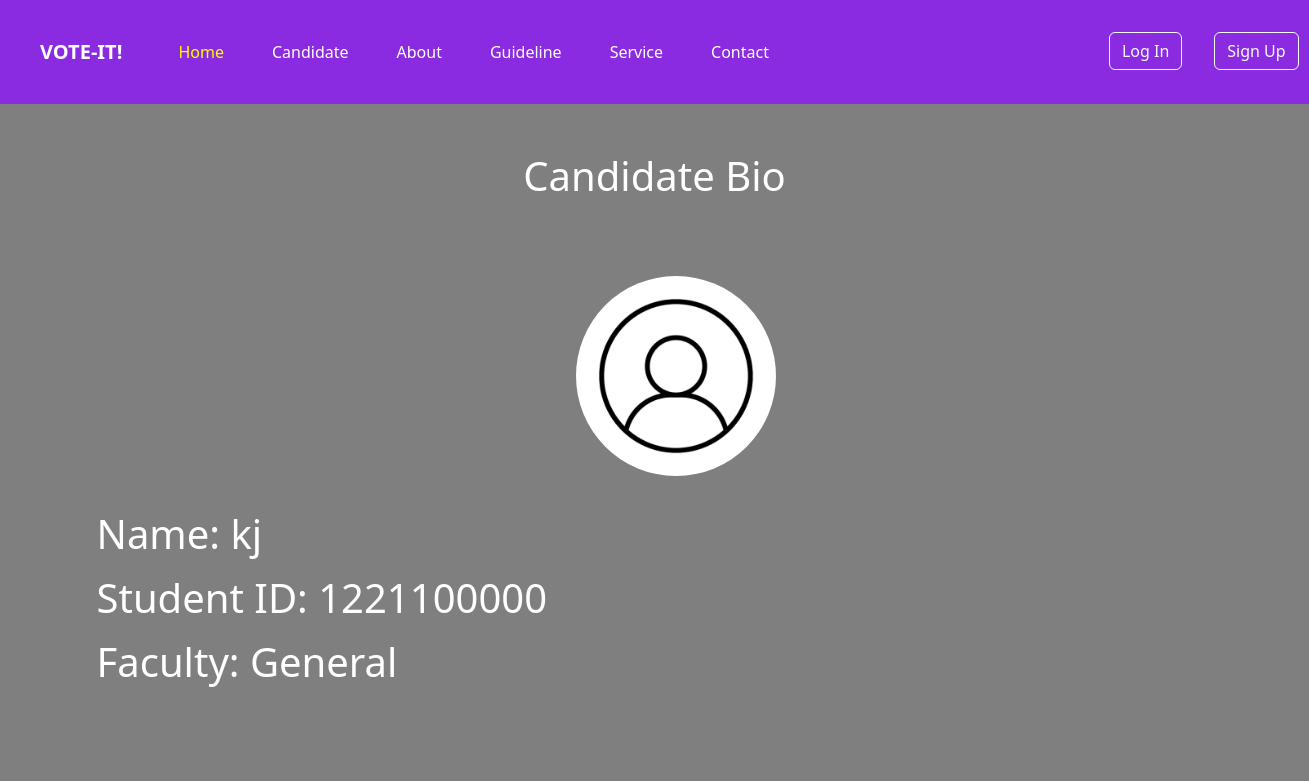
Page /candidate_biodata/1 on the committed database.
### application/models.py (models this page shows, shortened)
class Candidate(db.Model):
      id = db.Column(db.Integer , primary_key = True)
      candidate_name = db.Column(db.String(100) , nullable=False)
      candidate_age = db.Column(db.String(100) , nullable=False)
      candidate_id = db.Column(db.Integer , nullable=False)
      candidate_faculty = db.Column(db.String(100) , nullable=False)
      candidate_level = db.Column(db.String(100) , nullable=False)
      candidate_quote = db.Column(db.String(500) , nullable=False)
      candidate_photo_filename = db.Column(db.String(), default='candidate_image.jpg' , nullable = True)
      candidate_id = db.Column(db.Integer , db.ForeignKey('candidate.id') , nullable = False)
      vote = db.relationship('Vote1' , backref = 'candidate' , lazy = True)
      candidate_resume = db.Column(db.String(), default = 'None')
      candidate_manifesto = db.Column(db.String(500) , nullable=True)

### application/routes.py (the view)
@app.route('/candidate_biodata/<int:candidate_id>')
def candidate_biodata(candidate_id):
   candidate = Candidate.query.get_or_404(candidate_id)
   return render_template('candidate_biodata.html' , candidate_name = candidate.candidate_name, candidate = candidate , candidate_resume = candidate.candidate_resume , candidate_manifesto = candidate.candidate_manifesto)

### application/templates/candidate_biodata.html (shortened to what this page needs)
<!DOCTYPE html>
<html lang="en">
<head>
    <link rel="stylesheet" href="../static/styles1.css" >
    <link href="https://cdn.jsdelivr.net/npm/bootstrap@5.2.3/dist/css/bootstrap.min.css" rel="stylesheet">
</head>
<body class="candidate-biodata-pageWallpaper">
    <nav id="navbarBackground" class="navbar navbar-expand-lg">
        <div class="container-fluid p-4">
            <a id="title" class="navbar-brand px-3" href="#">VOTE-IT!</a>
            <div class="collapse navbar-collapse "  id="navbarSupportedContent">
              <ul  class="navbar-nav me-auto mb-2 mb-lg-0 ">
                <li id="navSections" class="nav-item px-3">
                  <a style="color: yellow;" id="Navlink" class="nav-link active" href="{{url_for('home')}}">Home</a>
                </li>
                <li id="navSections" class="nav-item px-3">
                  <a  id="Navlink" class="nav-link" href="{{url_for('candidates')}}">Candidate</a>
                </li>
                <li id="navSections" class="nav-item px-3">
                  <a  id="Navlink" class="nav-link" href="{{url_for('about')}}">About</a>
                </li>
                <li id="navSections" class="nav-item px-3 ">
                  <a  id="Navlink" class="nav-link" href="{{url_for('guidelines')}}" role="button" >
                    Guideline
                  </a>
                </li>
                 <li id="navSections" class="nav-item px-3">
                  <a id="Navlink" class="nav-link" href="{{url_for('service')}}">Service</a>
                </li>
                <li id="navSections" class="nav-item px-3">
                  <a id="Navlink" class="nav-link" href="{{url_for('contact')}}">Contact</a>
                </li>
                {% if current_user.is_authenticated %}
                <li id="navSections" class="nav-item px-3">
                   <button id="CurrentUserProfile" type="button" class="btn btn-primary" data-bs-toggle="modal" data-bs-target="#exampleModal">
                    {{ current_user.username }}
                   </button>
            <div class="modal fade" id="exampleModal" tabindex="-1" aria-labelledby="exampleModalLabel" aria-hidden="true">
             <div class="modal-dialog">
               <div class="modal-content">
                 <div class="modal-header">
                    <h1 class="modal-title fs-5" id="exampleModalLabel">User Profile</h1>
                      <button type="button" class="btn-close" data-bs-dismiss="modal" aria-label="Close"></button>
                         </div>
                            <div class="modal-body">
                               <p>Username :   {{ current_user.username }}</p>
                               <p> Email : {{ current_user.email }}</p>
                               <p>Role : <a class="role text-success">Student</a> </p>
                            </div>
                            <div class="modal-footer">
                              <a href="{{url_for('profile')}}"><button type="button" class="btn btn-secondary" data-bs-dismiss="modal">View Profile</button></a>
                              <a href="{{url_for('logout')}}"> <button type="button" class="btn btn-primary">Logout</button></a>
                            </div>
                       </div>
                    </div>
                </div>
                </li>
                {% else %}
                <li id="navSections" class="nav-item px-3">
                    <a href="{{url_for('login')}}"><button class="btn btn-outline-light" style="position: relative; left: 300px; ">Log In</button></a>
                </li>
                <li id="navSections" class="nav-item px-3">
                    <a href="{{url_for('register')}}"><button class="btn btn-outline-light" style="position: relative; left: 300px; ">Sign Up</button></a>
                </li>
                {% endif %}
              </ul>
            </div>
        </div>
    </nav>
    <div class="candidate_biodata_content">
        <h1 class="text-center text-white p-5">Candidate Bio</h1>
        <div class="container">
            <div class="candidate_photo">
                {% if candidate.candidate_photo_filename == 'candidate_image.jpg' %}
                <img class="rounded-circle" src="{{ url_for('static', filename='candidate_profile_pics/candidate_image.jpg') }}" alt="candidate image" style="height: 200px; width: 200px; margin-top: 20px; margin-bottom: 10px; margin-left: 43%;">
                {% else %}
                <img class="rounded-circle" src="{{ url_for('static', filename='candidate_profile_pics/' + candidate.candidate_photo_filename) }}" alt="candidate image" style="height: 200px; width: 200px; margin-top: 20px; margin-bottom: 10px; margin-left: 43%;">
                {% endif %}
            </div><br>
        <div class="candidate_name">
            <p class="text-white display-6">Name: <a style="text-decoration: none; color: white;" href="{{url_for('candidate_biodata' , candidate_id = candidate.id )}}">{{ candidate.candidate_name }}</a></p>
        </div>
        <div class="candidate_ID">
            <p class="text-white display-6">Student ID: {{ candidate.candidate_id }}</p>
        </div>
        <div class="candidate_faculty">
            <p class="text-white display-6">Faculty: {{ candidate.candidate_faculty }}</p>
        </div>
        <div class="candidate_academic_level">
            <p class="text-white display-6">Academic Level: {{ candidate.candidate_level }}</p>
        </div>
        </div>
        </div>
</body>
</html>

### application/static/styles1.css (style rules this page uses)
#title { font-weight: 700; color: white; }
#navbarBackground { background-color: blueviolet; }
#Navlink { color: white; transition: 0.7s; }
.candidate-biodata-pageWallpaper { background: linear-gradient(to top, rgba(0,0,0,0.5)50%,rgba(0,0,0,0.5)50%), url(https://www.mmu.edu.my/wp-content/uploads/2022/12/1280_720_2.jpeg); background-size: cover; background-position: center; background-attachment: fixed; overflow: hidden; }
.candidate_biodata_content { overflow: scroll; height: 607px; }

### rows in the picture
Candidate: candidate_name "kj", candidate_id "1221100000", candidate_faculty "General"
